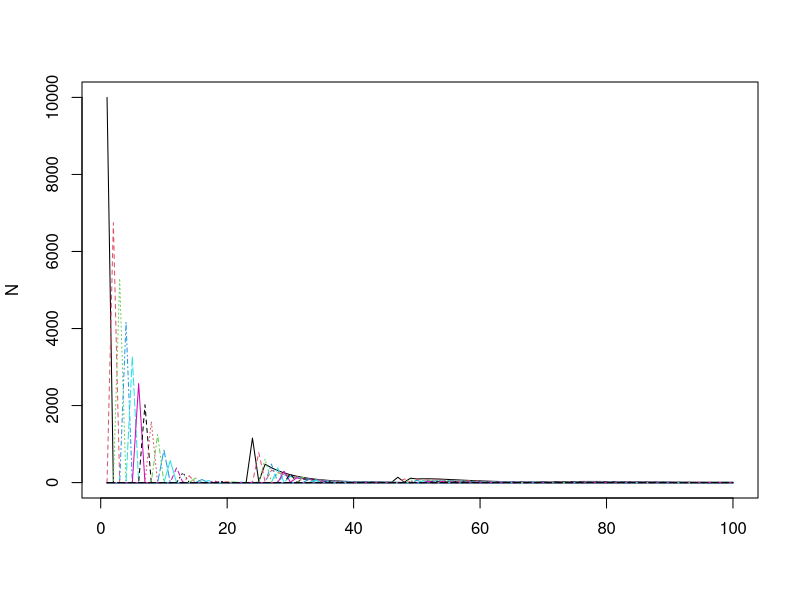
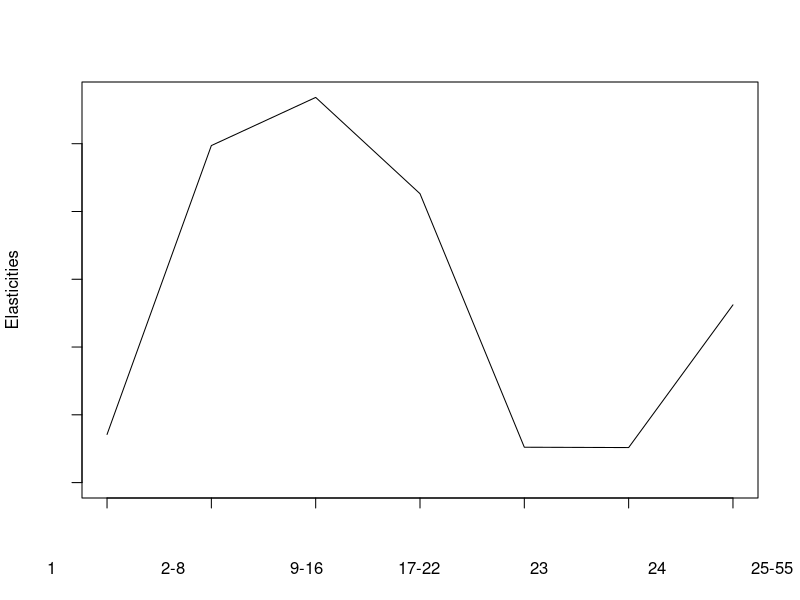

R code for these plots, in order: (Note: this script raises an error after producing the figures.)
A=matrix(0,55,55)
A[2,1]=0.6747
# small juvs
for (i in 2:8){
  A[i+1,i]=0.7857
}
# large juvs
for (i in 9:16){
  A[i+1,i]=0.6758}
# subadults
for (i in 17:22){
  A[i+1,i]=0.7425}
# novice breeders
A[1,23]=127
A[24,23]=0.8091
# 1st remigrants
A[25,24]=0.8091
A[1,24]=4
# matures
for (i in 25:54){
  A[i+1,i]=0.8091
  A[1,i]=80}
A[1,55]=80

N1 = rep(0, 55)
N1[1] = 10000
Tmax = 100
N=matrix(NA,nrow=Tmax,ncol=55)
N[1,] = N1

for (t in 2:Tmax){
  N[t,] = A%*%N[t-1,]
}

matplot(N,type="l")

# Get the eigenvalues and eigenvectors of A
stuff = eigen(A)
# Grab the largest eigenvalue and its corresponding eigenvector
lambda = Re(stuff$values[1])
v = Re(stuff$vectors[,1])
v = v/sum(v)

# Get the vector of reproductive values
otherstuff = eigen(t(A))
w = Re(otherstuff$vectors[,1])
w = w/sum(v*w)

# Grab sensitivities and elasticities of each entry of A
S = w%o%v
E = S*A/lambda
# 
fecund = E[1,]
survival = diag(E[-1,-ncol(E)])
survival = c(survival, E[55,55])

fecund_stage = c(fecund[1],sum(fecund[2:8]),sum(fecund[9:16]),sum(fecund[17:22]),fecund[23],fecund[24],sum(fecund[25:55]))
survival_stage = c(survival[1],sum(survival[2:8]),sum(survival[9:16]),sum(survival[17:22]),survival[23],survival[24],sum(survival[25:55]))
                                  
plot(survival_stage,type="l",labels = FALSE,ylim=c(0,max(survival_stage)),xlab="1                     2-8                     9-16               17-22                  23                    24                 25-55",ylab="Elasticities")
axis(side =1, at1, labels = F)
lines(survival_stage,type="p")
lines(fecund_stage,type="p",col="red")
lines(fecund_stage,col="red")
text(3,0.13,"Survivorship Elasticities",font=2)
text(2.9,0.07,"Fecundity Elasticities",col='red',font=2)

APPROX = 10000*w[1]*lambda^Tmax*v
# 
par(mfrow=c(1,1))
# 
barplot(N[Tmax,],main="Full Model, t=100",xlab="i",ylab="N_i(100)")
barplot(APPROX,main="Approximation, t=100",xlab="i",ylab="N_i(100)")
# 
# par(mfrow=c(1,1))
E = sum(abs(N[Tmax,]-APPROX))
E
